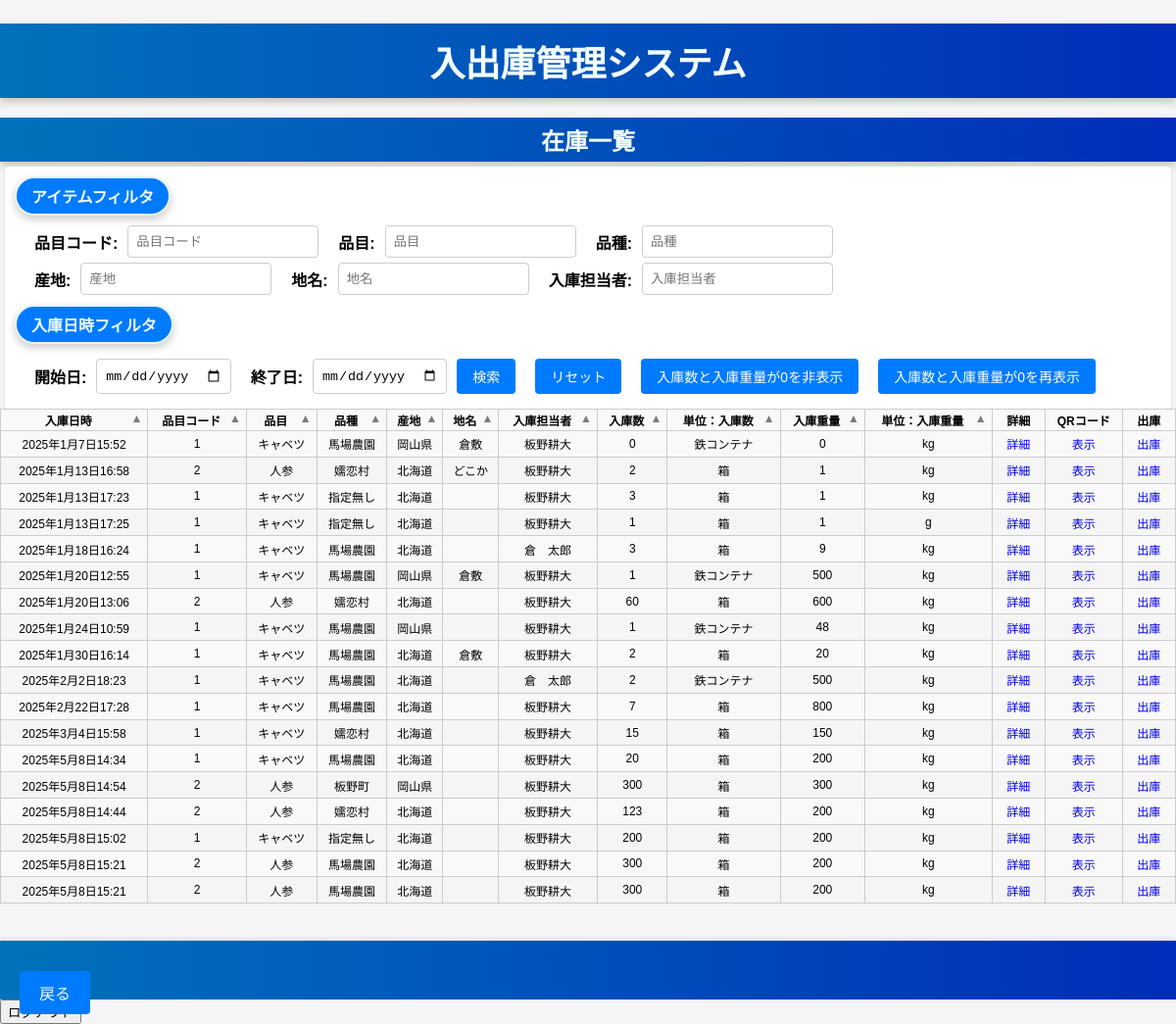
The app's page /diary/pages/ (signed in) with its own data.
### diary/models.py (models this page shows, shortened)
class Page(models.Model):
    id = models.UUIDField(primary_key=True, default=uuid.uuid4,
                          editable=False, verbose_name="ID")
    code_item = models.ForeignKey(
        ItemMst, on_delete=models.PROTECT, to_field='code', blank=False, null=False, verbose_name="品目",
    )
    code_item_brand = models.ForeignKey(
        BrandMst, on_delete=models.PROTECT, to_field='code', blank=False, null=False, verbose_name="品種",
        default=0
    )
    code_area = models.ForeignKey(
        AreaMst, on_delete=models.PROTECT, to_field='code', blank=False, null=False, verbose_name="産地",
    )
    code_put_human = models.ForeignKey(
        HumanMst, on_delete=models.PROTECT, to_field='code', blank=False, null=False, verbose_name="担当者",
    )
    area_detail = models.CharField(
        blank=True, null=False, max_length=20, verbose_name="地名")
    put_date = models.DateTimeField(
        blank=False, null=False, default=datetime.now, verbose_name="入庫日時")
    put_qty = models.IntegerField(blank=False, null=False, verbose_name="入庫数")
    put_qty_unit = models.ForeignKey(
        QtyUnitMst, on_delete=models.PROTECT, to_field='code', blank=False, null=False, verbose_name="数量単位"
    )
    put_wt = models.IntegerField(blank=False, null=False, verbose_name="入庫重量")
    put_wt_unit = models.ForeignKey(
        WtUnitMst, on_delete=models.PROTECT, to_field='code', blank=False, null=False, verbose_name="重量単位"
    )
    picture = models.ImageField(
        upload_to="diary/picture/", blank=True, null=True, verbose_name="画像")
    created_at = models.DateTimeField(auto_now_add=True, verbose_name="作成日時")
    updated_at = models.DateTimeField(auto_now=True, verbose_name="更新日時")
    history = HistoricalRecords()

class ItemMst(models.Model):
    code = models.IntegerField(
        blank=False, null=False, unique=True, verbose_name="品目コード")
    name = models.CharField(blank=False, null=False,
                            max_length=50, verbose_name="品目名称")
    def __str__(self):
        return self.name

class BrandMst(models.Model):
    code = models.IntegerField(
        blank=False, null=False, unique=True, verbose_name="品種コード")
    name = models.CharField(blank=False, null=False,
                            max_length=50, verbose_name="品種名称")
    item = models.ForeignKey(
        ItemMst, on_delete=models.PROTECT, to_field='code', verbose_name="品目コード"
    )
    def __str__(self):
        return self.name

class AreaMst(models.Model):
    code = models.IntegerField(
        blank=False, null=False, unique=True, verbose_name="産地コード")
    name = models.CharField(blank=False, null=False,
                            max_length=20, verbose_name="産地名称")
    def __str__(self):
        return self.name

class HumanMst(models.Model):
    code = models.IntegerField(
        blank=False, null=False, unique=True, verbose_name="担当者コード")
    name = models.CharField(blank=False, null=False,
                            max_length=20, verbose_name="担当者名称")
    def __str__(self):
        return self.name

class QtyUnitMst(models.Model):
    code = models.IntegerField(
        blank=False, null=False, unique=True, verbose_name="数量単位コード")
    name = models.CharField(blank=False, null=False,
                            max_length=10, verbose_name="数量単位名称")
    def __str__(self):
        return self.name

class WtUnitMst(models.Model):
    code = models.IntegerField(
        blank=False, null=False, unique=True, verbose_name="重量単位コード")
    name = models.CharField(blank=False, null=False,
                            max_length=10, verbose_name="重量単位名称")
    def __str__(self):
        return self.name

### diary/views.py (the view)
class PageListView(LoginRequiredMixin, View):
    def get(self, request):
        code_item = request.GET.get('code_item', '')
        item = request.GET.get('item', '')
        item_brand = request.GET.get('item_brand', '')
        area = request.GET.get('area', '')
        area_detail = request.GET.get('area_detail', '')
        put_human = request.GET.get('put_human', '')
        start_date = request.GET.get('start_date')
        end_date = request.GET.get('end_date')
        page_list = Page.objects.all()
        if code_item:
            page_list = page_list.filter(code_item__code__icontains=code_item)
        if item:
            page_list = page_list.filter(code_item__name__icontains=item)
        if item_brand:
            page_list = page_list.filter(
                code_item_brand__name__icontains=item_brand)
        if area:
            page_list = page_list.filter(code_area__name__icontains=area)
        if area_detail:
            page_list = page_list.filter(area_detail__icontains=area_detail)
        if put_human:
            page_list = page_list.filter(
                code_put_human__name__icontains=put_human)
        if start_date:
            page_list = page_list.filter(put_date__gte=start_date)
        if end_date:
            end_datetime = datetime.strptime(
                end_date, '%Y-%m-%d') + timedelta(days=1) - timedelta(seconds=1)
            page_list = page_list.filter(put_date__lte=end_datetime)
        context = {
            'page_list': page_list,
            'code_item': code_item,
            'item': item,
            'item_brand': item_brand,
            'area': area,
            'area_detail': area_detail,
            'put_human': put_human,
            'start_date': start_date,
            'end_date': end_date,
        }
        return render(request, "diary/page_list.html", context)

### diary/templates/diary/page_list.html (shortened to what this page needs)
{% extends "base/diary_base.html" %}
{% block body %}
<h2>在庫一覧</h2>
<form method="get" class="list-form">
  <h3>アイテムフィルタ</h3>
  <br>
  <div class="form-group">
    <label for="code_item">品目コード:</label>
    <input type="text" id="code_item" name="code_item" value="{{ code_item }}" placeholder="品目コード">
    <label for="item">品目:</label>
    <input type="text" id="item" name="item" value="{{ item }}" placeholder="品目">
    <label for="item_brand">品種:</label>
    <input type="text" id="item_brand" name="item_brand" value="{{ item_brand }}" placeholder="品種">
  </div>
  <div class="form-group">
    <label for="area">産地:</label>
    <input type="text" id="area" name="area" value="{{ area }}" placeholder="産地">
    <label for="area_detail">地名:</label>
    <input type="text" id="area_detail" name="area_detail" value="{{ area_detail }}" placeholder="地名">
    <label for="put_human">入庫担当者:</label>
    <input type="text" id="put_human" name="put_human" value="{{ put_human }}" placeholder="入庫担当者">
  </div>
  <h3>入庫日時フィルタ</h3>
  <br>
  <div class="form-group">
    <label for="start_date">開始日:</label>
    <input type="date" id="start_date" name="start_date" value="{{ start_date }}">
    <label for="end_date">終了日:</label>
    <input type="date" id="end_date" name="end_date" value="{{ end_date }}">
    <button type="submit">検索</button>
    <a href="{% url 'diary:page_list' %}">リセット</a>
    <button id="toggle-zero-records-hide">入庫数と入庫重量が0を非表示</button>
    <button id="toggle-zero-records-show">入庫数と入庫重量が0を再表示</button>
  </div>
</form>
<table>
  <thead>
    <tr>
      <th class="sortable" data-column="put_date">入庫日時</th>
      <th class="sortable" data-column="code_item">品目コード</th>
      <th class="sortable" data-column="code_item">品目</th>
      <th class="sortable" data-column="code_item_brand">品種</th>
      <th class="sortable" data-column="code_area">産地</th>
      <th class="sortable" data-column="area_detail">地名</th>
      <th class="sortable" data-column="code_put_human">入庫担当者</th>
      <th class="sortable" data-column="put_qty">入庫数</th>
      <th class="sortable" data-column="put_qty_unit">単位：入庫数</th>
      <th class="sortable" data-column="put_wt">入庫重量</th>
      <th class="sortable" data-column="put_wt_unit">単位：入庫重量</th>
      <th>詳細</th>
      <th>QRコード</th>
      <th>出庫</th>
    </tr>
  </thead>
  <tbody>
    {% for page in page_list %}
    <tr>
      <td>{{ page.put_date }}</td>
      <td>{{ page.code_item.code }}</td>
      <td>{{ page.code_item }}</td>
      <td>{{ page.code_item_brand }}</td>
      <td>{{ page.code_area }}</td>
      <td>{{ page.area_detail }}</td>
      <td>{{ page.code_put_human }}</td>
      <td>{{ page.put_qty }}</td>
      <td>{{ page.put_qty_unit }}</td>
      <td>{{ page.put_wt }}</td>
      <td>{{ page.put_wt_unit }}</td>
      <td><a href="{% url 'diary:page_detail' page.id %}">詳細</a></td>
      <td><a href="/diary/qr/{{ page.id }}/" target="_blank" rel="noopener noreferrer">表示</a></td>
      <td><a href="{% url 'diary:page_putout' page.id %}">出庫</a></td>
    </tr>
    {% empty %}
    <tr>
      <td colspan="14">在庫がないよ</td>
    </tr>
    {% endfor %}
  </tbody>
</table>
<br>
<div class="bottom-fix">
  <a href="{% url 'diary:index' %}">戻る</a>
</div>
{% endblock %}

### diary/static/css/style.css (style rules this page uses)
:root { --main-color: #0172BB; --sub-color: #2EDFF1; --main-bg-color: #f5f5f5; --main-bg-color-hover: #e1e1e1; --main-text-color: #f5f5f5; --main-text-color-hover: #000000; }
a { text-decoration: none; transition: background-color 0.3s ease, transform 0.3s ease; }
table { width: 100%; border-collapse: collapse; border-spacing: 0; border: 1px solid #ccc; }
table th, table td { border: 1px solid #ccc; padding: 2px 5px; text-align: center; font-size: 12px; }
table tr:nth-child(odd) { background-color: #f9f9f9; }
th.sortable { cursor: pointer; }
th.sortable:after { content: "\25B2"; float: right; opacity: 0.5; }
table td a { display: block; padding: 0.2em 0.4em; font-size: 12px; }
h2 { font-family: 'Arial', sans-serif; font-size: 24px; color: #F3FFFF; text-align: center; background: linear-gradient(90deg, #0172BB, #002DB9); padding: 5px 10px; box-shadow: 0 4px 8px rgba(0, 0, 0, 0.2); margin-bottom: 5px; }
h3 { font-family: 'Arial', sans-serif; font-size: 14px; color: #F3FFFF; text-align: center; background: #007bff; padding: 6px 15px; border-radius: 50px; border: 2px solid #e7f3ff; box-shadow: 0 4px 8px rgba(0, 0, 0, 0.2); margin-bottom: 5px; display: inline-block; }
body { font-family: Arial, sans-serif; background-color: #f5f5f5; margin: 0; padding: 0; }
.list-form { max-width: 1280px; margin: 0 5px; padding: 5px; background-color: #fff; border-radius: 4px; box-shadow: 0 2px 4px rgba(0, 0, 0, 0.1); }
.form-group { margin: 5px 5px; display: flex; flex-wrap: wrap; align-items: center; text-align: right; }
.form-group label { padding-left:20px; padding-right:10px; }
.list-form label { font-weight: bold; }
.list-form input[type="text"], .list-form input[type="date"] { float: left; padding: 8px; margin: 0px; border: 1px solid #ccc; border-radius: 4px; box-sizing: border-box; }
.list-form button, .list-form a { display: inline-block; padding: 8px 16px; margin: 5px 10px; background-color: #007bff; color: white; text-align: center; border: none; border-radius: 4px; text-decoration: none; font-size: 14px; cursor: pointer; }
.list-form h3 { font-size: 16px; margin: 5px; }
.bottom-fix { position: fixed; bottom: 0; width: 100%; display: flex; justify-content: flex-start; gap: 30px; background-color: rgba(255, 255, 255, 0); padding: 10px 0; padding-left: 20px; z-index: 1000; }
.bottom-fix a { text-decoration: none; padding: 10px 20px; border-radius: 4px; color: #F3FFFF; background: #007bff; transition: background-color 0.3s ease; }

### records on screen
Page: put_date "2025年1月7日15:52", code_item.code "1", code_item "キャベツ", code_item_brand "馬場農園", code_area "岡山県", area_detail "倉敷", code_put_human "板野耕大", put_qty "0", put_qty_unit "鉄コンテナ", put_wt "0", put_wt_unit "kg"
Page: put_date "2025年1月13日16:58", code_item.code "2", code_item "人参", code_item_brand "嬬恋村", code_area "北海道", area_detail "どこか", code_put_human "板野耕大", put_qty "2", put_qty_unit "箱", put_wt "1", put_wt_unit "kg"
Page: put_date "2025年1月13日17:23", code_item.code "1", code_item "キャベツ", code_item_brand "指定無し", code_area "北海道", code_put_human "板野耕大", put_qty "3", put_qty_unit "箱", put_wt "1", put_wt_unit "kg"
Page: put_date "2025年1月13日17:25", code_item.code "1", code_item "キャベツ", code_item_brand "指定無し", code_area "北海道", code_put_human "板野耕大", put_qty "1", put_qty_unit "箱", put_wt "1", put_wt_unit "g"
Page: put_date "2025年1月18日16:24", code_item.code "1", code_item "キャベツ", code_item_brand "馬場農園", code_area "北海道", code_put_human "倉 太郎", put_qty "3", put_qty_unit "箱", put_wt "9", put_wt_unit "kg"
Page: put_date "2025年1月20日12:55", code_item.code "1", code_item "キャベツ", code_item_brand "馬場農園", code_area "岡山県", area_detail "倉敷", code_put_human "板野耕大", put_qty "1", put_qty_unit "鉄コンテナ", put_wt "500", put_wt_unit "kg"
Page: put_date "2025年1月20日13:06", code_item.code "2", code_item "人参", code_item_brand "嬬恋村", code_area "北海道", code_put_human "板野耕大", put_qty "60", put_qty_unit "箱", put_wt "600", put_wt_unit "kg"
Page: put_date "2025年1月24日10:59", code_item.code "1", code_item "キャベツ", code_item_brand "馬場農園", code_area "岡山県", code_put_human "板野耕大", put_qty "1", put_qty_unit "鉄コンテナ", put_wt "48", put_wt_unit "kg"
Page: put_date "2025年1月30日16:14", code_item.code "1", code_item "キャベツ", code_item_brand "馬場農園", code_area "北海道", area_detail "倉敷", code_put_human "板野耕大", put_qty "2", put_qty_unit "箱", put_wt "20", put_wt_unit "kg"
Page: put_date "2025年2月2日18:23", code_item.code "1", code_item "キャベツ", code_item_brand "馬場農園", code_area "北海道", code_put_human "倉 太郎", put_qty "2", put_qty_unit "鉄コンテナ", put_wt "500", put_wt_unit "kg"
Page: put_date "2025年2月22日17:28", code_item.code "1", code_item "キャベツ", code_item_brand "馬場農園", code_area "北海道", code_put_human "板野耕大", put_qty "7", put_qty_unit "箱", put_wt "800", put_wt_unit "kg"
Page: put_date "2025年3月4日15:58", code_item.code "1", code_item "キャベツ", code_item_brand "嬬恋村", code_area "北海道", code_put_human "板野耕大", put_qty "15", put_qty_unit "箱", put_wt "150", put_wt_unit "kg"
Page: put_date "2025年5月8日14:34", code_item.code "1", code_item "キャベツ", code_item_brand "馬場農園", code_area "北海道", code_put_human "板野耕大", put_qty "20", put_qty_unit "箱", put_wt "200", put_wt_unit "kg"
Page: put_date "2025年5月8日14:54", code_item.code "2", code_item "人参", code_item_brand "板野町", code_area "岡山県", code_put_human "板野耕大", put_qty "300", put_qty_unit "箱", put_wt "300", put_wt_unit "kg"
Page: put_date "2025年5月8日14:44", code_item.code "2", code_item "人参", code_item_brand "嬬恋村", code_area "北海道", code_put_human "板野耕大", put_qty "123", put_qty_unit "箱", put_wt "200", put_wt_unit "kg"
Page: put_date "2025年5月8日15:02", code_item.code "1", code_item "キャベツ", code_item_brand "指定無し", code_area "北海道", code_put_human "板野耕大", put_qty "200", put_qty_unit "箱", put_wt "200", put_wt_unit "kg"
Page: put_date "2025年5月8日15:21", code_item.code "2", code_item "人参", code_item_brand "馬場農園", code_area "北海道", code_put_human "板野耕大", put_qty "300", put_qty_unit "箱", put_wt "200", put_wt_unit "kg"
Page: put_date "2025年5月8日15:21", code_item.code "2", code_item "人参", code_item_brand "馬場農園", code_area "北海道", code_put_human "板野耕大", put_qty "300", put_qty_unit "箱", put_wt "200", put_wt_unit "kg"
